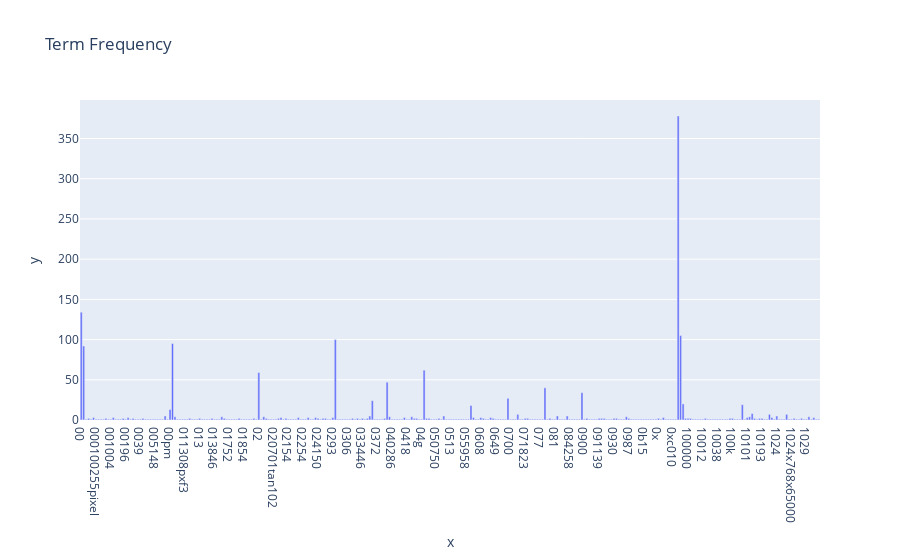

The cell this chart's notebook holds for it:
### Markdown cell above
#### Exercise 13 (take home)

### Code cell
import plotly.express as px
freq = np.asarray(X_counts.sum(axis=0))[0]
fig =  px.bar(x = count_vect.get_feature_names_out()[:300], y = freq[:300] , title = 'Term Frequency')
fig.show()

### Figure 1 — Plotly figure (JSON) as saved in the notebook; plotly's stock layout.template omitted (floating-point values rounded to 4 significant figures; data arrays with more than 128 entries replaced by an {"elided": "..."} marker saying what was removed)
{"data": [{"alignmentgroup": "True", "hovertemplate": "x=%{x}<br>y=%{y}<extra></extra>", "legendgroup": "", "marker": {"color": "#636efa", "pattern": {"shape": ""}}, "name": "", "offsetgroup": "", "orientation": "v", "showlegend": false, "textposition": "auto", "type": "bar", "x": {"elided": "300 str values"}, "xaxis": "x", "y": {"elided": "300 int values"}, "yaxis": "y"}], "layout": {"barmode": "relative", "legend": {"tracegroupgap": 0}, "title": {"text": "Term Frequency"}, "xaxis": {"anchor": "y", "domain": [0, 1], "title": {"text": "x"}}, "yaxis": {"anchor": "x", "domain": [0, 1], "title": {"text": "y"}}}}
